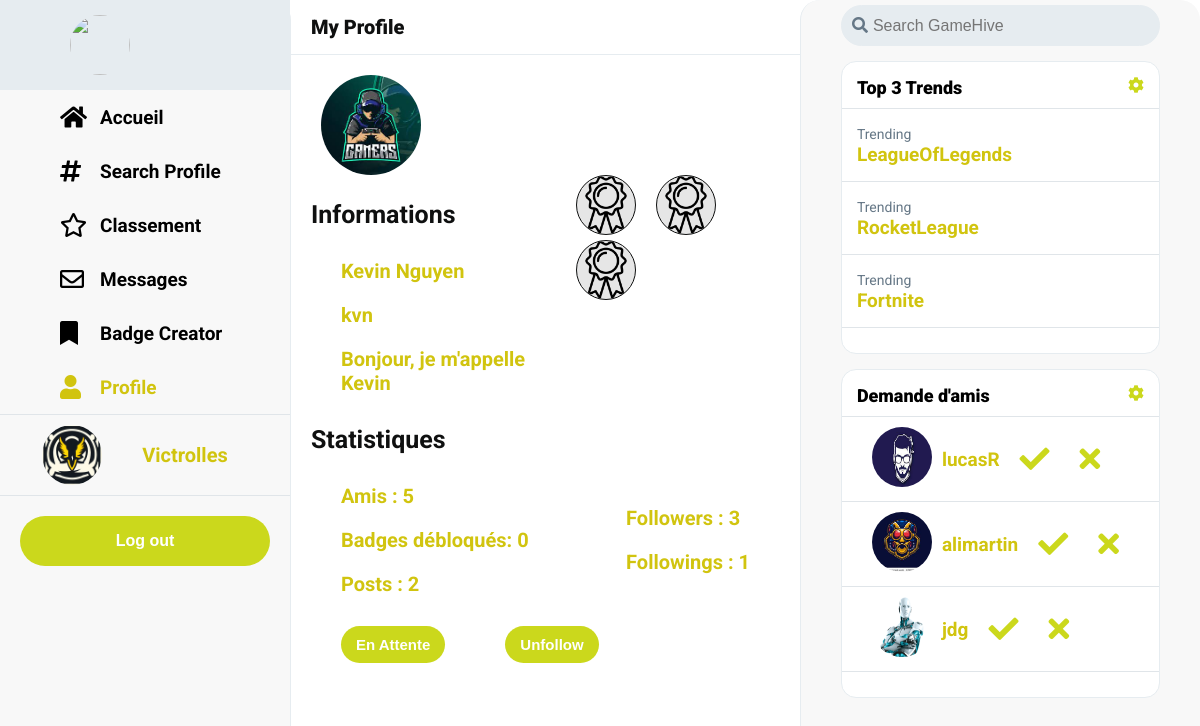
Page /profil.php?pseudo=kvn (signed in) on the committed database.
### tables this page shows
CREATE TABLE `profil` (
  `id` int(11) NOT NULL,
  `name` varchar(100) NOT NULL,
  `surname` varchar(100) NOT NULL,
  `pseudo` varchar(100) NOT NULL,
  `avatar` varchar(200) NOT NULL,
  `datedenaissance` date NOT NULL,
  `email` varchar(100) NOT NULL,
  `description` varchar(250) NOT NULL,
  `password` varchar(100) NOT NULL
);

CREATE TABLE `badge` (
  `id` int(11) NOT NULL,
  `image` varchar(200) NOT NULL,
  `description` varchar(100) NOT NULL,
  `id_game` int(11) NOT NULL
);

### php/database.php (called while the page is built, shortened)
<?php
function GetIdFromPseudo($pseudo) {
  global $conn;
  if (!isset($pseudo) || empty($pseudo)){
    $pseudo = $_COOKIE["pseudo"];
  }
  $sql = "SELECT
            *
          FROM
            profil
          WHERE
            pseudo = '$pseudo'";
  $result = $conn->query($sql);
  $row = $result->fetch_assoc();
  $id_profil = $row["id"];
  return $id_profil;
}
function GetNumberOfFriends($id_profil){
  global $conn;
  $sql = "SELECT
            *
          FROM
            friend
          WHERE
            id_profil1 = $id_profil
          OR
            id_profil2 = $id_profil";
  $result = $conn->query($sql);
  $number_of_friends = mysqli_num_rows($result);
  return $number_of_friends;
}
function GetNumberOfBadges($id_profil){
  global $conn;
  $sql = "SELECT
            *
          FROM
            unlocked_badge
          WHERE
            id_profil = $id_profil";
  $result = $conn->query($sql);
  $number_of_badges = mysqli_num_rows($result);
  return $number_of_badges;
}
function GetNumberOfPosts($id_profil){
  global $conn;
  $sql = "SELECT
            *
          FROM
            post
          WHERE
            id_profil = $id_profil";
  $result = $conn->query($sql);
  $number_of_posts = mysqli_num_rows($result);
  return $number_of_posts;
}
function GetNumberOfFollowers($id_profil){
  global $conn;
  $sql = "SELECT
            *
          FROM
            follow
          WHERE
            id_followed = $id_profil";
  $result = $conn->query($sql);
  $number_of_followers = mysqli_num_rows($result);
  return $number_of_followers;
}
function GetNumberOfFollowings($id_profil){
  global $conn;
  $sql = "SELECT
            *
          FROM
            follow
          WHERE
            id_follower = $id_profil";
  $result = $conn->query($sql);
  $number_of_followings = mysqli_num_rows($result);
  return $number_of_followings;
}
function CheckIfFollowing($id_follower, $id_followed){
  global $conn;
  $sql = "SELECT
            *
          FROM
            follow
          WHERE
            id_follower = $id_follower
          AND
            id_followed = $id_followed";
  $result = $conn->query($sql);
  if (mysqli_num_rows($result) > 0) {
    return true;
  } else {
    return false;
  }
}
function CheckIfFriend($id_profil1, $id_profil2){
  global $conn;
  $sql = "SELECT
            *
          FROM
            friend
          WHERE
            (id_profil1 = $id_profil1 AND id_profil2 = $id_profil2)
          OR
            (id_profil1 = $id_profil2 AND id_profil2 = $id_profil1)";
  $result = $conn->query($sql);
  if (mysqli_num_rows($result) > 0) {
    return true;
  } else {
    return false;
  }
}
function CheckIfAccepted($id_profil1, $id_profil2){
  global $conn;
  $sql = "SELECT
            accepter
          FROM
            friend
          WHERE
            (id_profil1 = $id_profil1 AND id_profil2 = $id_profil2)
          OR
            (id_profil1 = $id_profil2 AND id_profil2 = $id_profil1)";
  $result = $conn->query($sql);
  $row = $result->fetch_assoc();
  if (mysqli_num_rows($result) > 0){
    if ($row["accepter"] == 1){
      return true;
    } else {
      return false;
    }
  } else {
    return false;
  }
}
function CheckIfProfil1SentRequest($id_profil1, $id_profil2){
  global $conn;
  $sql = "SELECT
            *
          FROM
            friend
          WHERE
            id_profil1 = $id_profil1
          AND
            id_profil2 = $id_profil2";
  $result = $conn->query($sql);
  if (mysqli_num_rows($result) > 0) {
    return true;
  } else {
    return false;
  }
}
?>

### profil.php (the view, shortened to what this page needs)
<?php
include "php/database.php";
global $conn;
if (isset($_GET["pseudo"]) && $_GET["pseudo"] != ""){
    $pseudo = $_GET["pseudo"];
    $id_profil = GetIdFromPseudo($pseudo);
    $sql = "SELECT
                *
            FROM
                profil
            WHERE
                pseudo = '$pseudo'";
    $result = $conn->query($sql);
    $row = $result->fetch_assoc();
    $prenom = $row["name"];
    $nom = $row["surname"];
    $avatar = $row["avatar"];
    $description = $row["description"];
} else {
    header("location: accueil.php");
}
$numberOfFriends = GetNumberOfFriends($id_profil);
$numberOfBadges = GetNumberOfBadges($id_profil);
$numberOfPosts = GetNumberOfPosts($id_profil);
$numberOfFollowers = GetNumberOfFollowers($id_profil);
$numberOfFollowings = GetNumberOfFollowings($id_profil);
?>
<?php include "php/header.php"; ?>
<div class="grid-container">
    <?php require_once('php/left-sidebar.php'); ?>
    <div class="main profile">
        <p class="page__title">My Profile</p>
        <div class="container">
            <div class="profile__infos">
                <div class="left">
                    <img class='ico' src='<?php echo $avatar ?>' alt='avatar'>
                    <h2>Informations</h2>
                    <p><?php echo $prenom . " " . $nom; ?></p>
                    <p><?php echo $pseudo; ?></p>
                    <p><?php echo $description; ?></p>
                </div>
                <div class="right">
                    <?php
                    require_once('php/display_badges.php');
                    ?>
                </div>
            </div>
            <h2>Statistiques</h2>
            <div class="profile__stats">
                <div class="left">
                    <p>Amis : <?php echo $numberOfFriends; ?></p>
                    <p>Badges débloqués: <?php echo $numberOfBadges; ?></p>
                    <p>Posts : <?php echo $numberOfPosts; ?></p>
                </div>
                <div class="right">
                    <p>Followers : <?php echo $numberOfFollowers; ?></p>
                    <p>Followings : <?php echo $numberOfFollowings; ?></p>
                </div>
            </div>
            <?php
                if ($pseudo != $_COOKIE["pseudo"]){
                    $id_profil2 = GetIdFromPseudo($_COOKIE["pseudo"]);
                    echo "  <form action='php/friends_follows.php' method='post'>
                                <input type='hidden' name='id_profil' value='$id_profil'>
                                <input type='hidden' name='pseudo' value='$pseudo'>";
                    if (CheckIfFriend($id_profil2, $id_profil)){
                        if (CheckIfAccepted($id_profil2, $id_profil)){
                            echo "<input class = 'button__tweet' type='submit' name='submit' value='Unfriend'>";
                        } else {
                            if (CheckIfProfil1SentRequest($id_profil2, $id_profil))
                            {
                                echo "<input class = 'button__tweet' type='submit' name='submit' value='En Attente'>";
                            }else {
                                echo "<input class = 'button__tweet' type='submit' name='submit' value='Accepter'>";
                            }
                        }
                    } else {
                        echo "<input class = 'button__tweet' type='submit' name='submit' value='Addfriend'>";
                    }
                    if (CheckIfFollowing($id_profil2, $id_profil)){
                        echo "<input class = 'button__tweet' type='submit' name='submit' value='Unfollow'>";
                    } else {
                        echo "<input class = 'button__tweet' type='submit' name='submit' value='Follow'>";
                    }
                    echo "</form>";
                }
            ?>
        </div>
    </div>
    <?php require_once('php/right-sidebar.php'); ?>
</div>

### php/left-sidebar.php (shortened to what this page needs)
<?php
$pseudo_sidebar = $_COOKIE['pseudo'];
$sql = "SELECT
            *
        FROM
            profil
        WHERE
            pseudo = '$pseudo_sidebar'";
$result = $conn->query($sql);
$row = $result->fetch_assoc();
$avatar_sidebar = $row["avatar"];
$path = parse_url($_SERVER['REQUEST_URI'], PHP_URL_PATH);
$fileName = pathinfo($path, PATHINFO_FILENAME);
?>
<div class="sidebar">
    <ul style="list-style: none">
        <li>
            <img class="ico" src="images/avatar.png" alt="">
        </li>
        <li class="<?php echo ($fileName == 'accueil') ? 'active__menu' : ''; ?>">
            <i class="fa fa-home"></i>
            <span>
                <a href="accueil.php">
                    <p>Accueil</p>
                </a>
            </span>
        </li>
        <li class="<?php echo ($fileName == 'search_profile') ? 'active__menu' : ''; ?>">
            <i class="fa fa-hashtag"></i>
            <span>
                <a href="search_profile.php">
                    <p>Search Profile</p>
                </a>
            </span>
        </li>
        <li class="<?php echo ($fileName == 'classement') ? 'active__menu' : ''; ?>">
            <i class="far fa-star"></i>
            <span>
                <a href="classement.php">
                    <p>Classement</p>
                </a>
            </span>
        </li>
        <li class="<?php echo ($fileName == 'messagerie') ? 'active__menu' : ''; ?>">
            <i class="far fa-envelope"></i>
            <span>
                <a href="messagerie.php">
                    <p>Messages</p>
                </a>
            </span>
        </li>
        <li class="<?php echo ($fileName == 'badge_creator') ? 'active__menu' : ''; ?>">
            <i class="fa fa-bookmark"></i>
            <span>
                <a href="badge_creator.php">
                    <p>Badge Creator</p>
                </a>
            </span>
        </li>
        <li class="<?php echo ($fileName == 'profil') ? 'active__menu' : ''; ?>">
            <i class="fa fa-user"></i>
            <span>
                <a href=<?php echo "profil.php?pseudo=$pseudo_sidebar"?>>
                    <p>Profile</p>
                </a>
            </span>
        </li>
    </ul>
    <div class="profile">
        <img class="profile__avatar ico" src="<?php echo $avatar_sidebar; ?>" alt="">
        <div class="profile__info">
            <p class="profile__pseudo"><?php echo $pseudo_sidebar; ?></p>
        </div>
    </div>
    <form class="logout" method="post">
        <button class="sidebar__tweet" type="submit" name="deconnexion">Log out</button>
    </form>
</div>

### php/display_badges.php (shortened to what this page needs)
<?php
$id_profil = GetIdFromPseudo($pseudo);
$sql = "SELECT
            image
        FROM
            badge
        WHERE
            id = 40";
$result = $conn->query($sql);
$row = $result->fetch_assoc();
$default_image = $row["image"];
$sql = "SELECT
            BAD.id,
            BAD.image,
            BAD.description,
            BAD.id_game
        FROM
            unlocked_badge UNL
        INNER JOIN
            badge BAD
                ON
                    UNL.id_badge = BAD.id
        WHERE
            UNL.id_profil = '$id_profil'
        AND
            UNL.selected = 1";
$result = $conn->query($sql);
for ($i = 0; $i < 3; $i++) {
    echo "<div class='dropdown badges'>";
    if ($row = $result->fetch_assoc()) {
        $image = $row["image"];
        $id_badge = $row["id"];
        echo "<img class='dropbtn ico' src='$image' alt='badge'>";
    } else {
        echo "<img class='dropbtn ico' src='$default_image' alt='badge'>";
    }
    echo "</div>";
}

### php/right-sidebar.php (shortened to what this page needs)
<?php
$sql = "SELECT
            SUBSTRING(tag, 2) AS hashtag,
            COUNT(*) AS count
        FROM (  SELECT
                    SUBSTRING_INDEX(SUBSTRING_INDEX(texte, ' ', numbers.n), ' ', -1) AS tag
                FROM
                    post
                CROSS JOIN
                    (SELECT 1 n UNION SELECT 2 UNION SELECT 3 UNION SELECT 4 UNION SELECT 5) numbers
                WHERE
                    CHAR_LENGTH(texte) - CHAR_LENGTH(REPLACE(texte, ' ', '')) + 1 >= numbers.n) tags
        WHERE
            tag REGEXP '^#[a-zA-Z0-9_]+$'
        GROUP BY
            hashtag
        ORDER BY
            count DESC
        LIMIT 3;";
$data = mysqli_query($conn, $sql);
?>
<div class="right__sidebar">
    <div class="search-container">
        <a href="#" class="search-btn" onclick="submitForm();">
            <i class="fa fa-search"></i>
        </a>
        <form id="search-form" method="GET" action="search.php">
            <input type="text" name="search_texte" placeholder="Search GameHive" class="search-input">
        </form>
    </div>
    <div class="trends__container">
        <div class="trends__box">
            <div class="trends__header">
                <p>Top 3 Trends</p>
                <i class="fa fa-cog"></i>
            </div>
            <div class="trends__body">
                <?php
                while($row=mysqli_fetch_assoc($data))
                {
                    $hashtag = $row['hashtag'];
                    ?>
                    <div class="trend texte">
                        <span>Trending</span>
                        <?php echo "<a href='search.php?search_texte=$hashtag'><p>$hashtag</p></a>";?>
                    </div>
                <?php
                }
                ?>
            </div>
            <div class="trends__footer">
            </div>
        </div>
    </div>
    <?php
    $id_profil_self = GetIdFromPseudo("");
    $sql = "SELECT
                PRO.id,
                PRO.avatar,
                PRO.pseudo
            FROM
                friend FRI
            INNER JOIN
                profil PRO
                    ON
                        FRI.id_profil1 = PRO.id
            WHERE
                id_profil2 = $id_profil_self
            AND
                FRI.accepter = 0";
    $result = $conn->query($sql);
    ?>
    <div class="trends__container">
        <div class="trends__box">
            <div class="trends__header">
                <p>Demande d'amis</p>
                <i class="fa fa-cog"></i>
            </div>
            <div class="trends__body">
                <?php
                while($row=mysqli_fetch_assoc($result))
                {
                    $id = $row['id'];
                    $pseudo = $row['pseudo'];
                    $avatar = $row['avatar'];
                    echo "  <div class='friends__lists__item'>
                                <div class='avatar'>
                                    <a href='profil.php?pseudo=$pseudo'>
                                        <img class='ico' src='$avatar' alt='Avatar'>
                                    </a>
                                </div>
                                <div class='pseudo'>
                                    <a href='profil.php?pseudo=$pseudo'>
                                        <p>$pseudo</p>
                                    </a>
                                </div>
                                <div class='decision'>
                                    <a href='php/accepter.php?id=$id'>
                                        <i class='fa fa-check'></i>
                                    </a>
                                </div>
                                <div class='decision'>
                                    <a href='php/refuser.php?id=$id'>
                                        <i class='fa fa-times'></i>
                                    </a>
                                </div>
                            </div>";
                }
                ?>
            </div>
            <div class="trends__footer">
            </div>
        </div>
    </div>
</div>

### rows in the picture
profil: avatar (picture)
profil: avatar (picture), name "Kevin", surname "Nguyen", description "Bonjour, je m'appelle Kevin"
badge: image (picture)
profil: avatar (picture), pseudo "lucasR"
profil: avatar (picture), pseudo "alimartin"
profil: avatar (picture), pseudo "jdg"

### other values in the picture
$pseudo_sidebar "Victrolles"
$pseudo "kvn"
$numberOfFriends "5"
$numberOfBadges "0"
$numberOfPosts "2"
$numberOfFollowers "3"
$numberOfFollowings "1"
$hashtag "LeagueOfLegends"
$hashtag "RocketLeague"
$hashtag "Fortnite"
